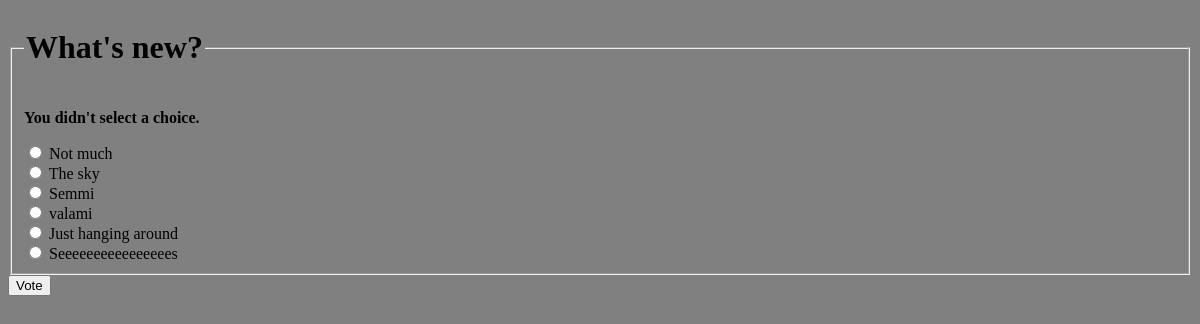
/polls/2/vote/, run on the app's committed database.
### polls/models.py (models this page shows, shortened)
class Question(models.Model):
    question_text = models.CharField(max_length=200)
    pub_date = models.DateTimeField("date published")

class Choice(models.Model):
    question = models.ForeignKey(Question, on_delete=models.CASCADE)
    choice_text = models.CharField(max_length=200)
    votes = models.IntegerField(default=0)

### polls/views.py (the view)
# urls.py: path("<int:question_id>/vote/",         views.vote,                  name="vote"),
def vote(request, question_id):
    question = get_object_or_404(Question, pk=question_id)
    try:
        selected_choice = question.choice_set.get(pk=request.POST["choice"])
    except (KeyError, Choice.DoesNotExist):
        return render(
            request,
            "polls/detail.html",
            {
                "question": question,
                "error_message": "You didn't select a choice.",
            }
        )
    else:
        selected_choice.votes += 1
        selected_choice.save()
        return HttpResponseRedirect(reverse("polls:results", args=(question.id,)))

### polls/templates/polls/detail.html (shortened to what this page needs)
<!DOCTYPE html>
<html lang="en">
<head>
    {% load static %}
    <link rel="stylesheet" href="{% static 'polls/style.css' %}">
</head>
<body>
    <form action="{% url 'polls:vote' question.id %}" method="post">
    <fieldset>
        <legend><h1>{{ question.question_text }}</h1></legend>
        {% if error_message %}<p><strong>{{ error_message }}</strong></p>{% endif %}
        {% for choice in question.choice_set.all %}
            <input type="radio" name="choice" id="choice{{ forloop.counter }}" value="{{ choice.id }}">
            <label for="choice{{ forloop.counter }}">{{ choice.choice_text }}</label><br>
        {% endfor %}
    </fieldset>
    <input type="submit" value="Vote">
    </form>
</body>
</html>

### polls/static/polls/style.css (style rules this page uses)
body { background: gray; }

### data on the page
Question: question_text "What's new?"
Choice: choice_text "Not much"
Choice: choice_text "The sky"
Choice: choice_text "Semmi"
Choice: choice_text "valami"
Choice: choice_text "Just hanging around"
Choice: choice_text "Seeeeeeeeeeeeeeees"

### other printed values
{{ error_message }} "You didn't select a choice."
